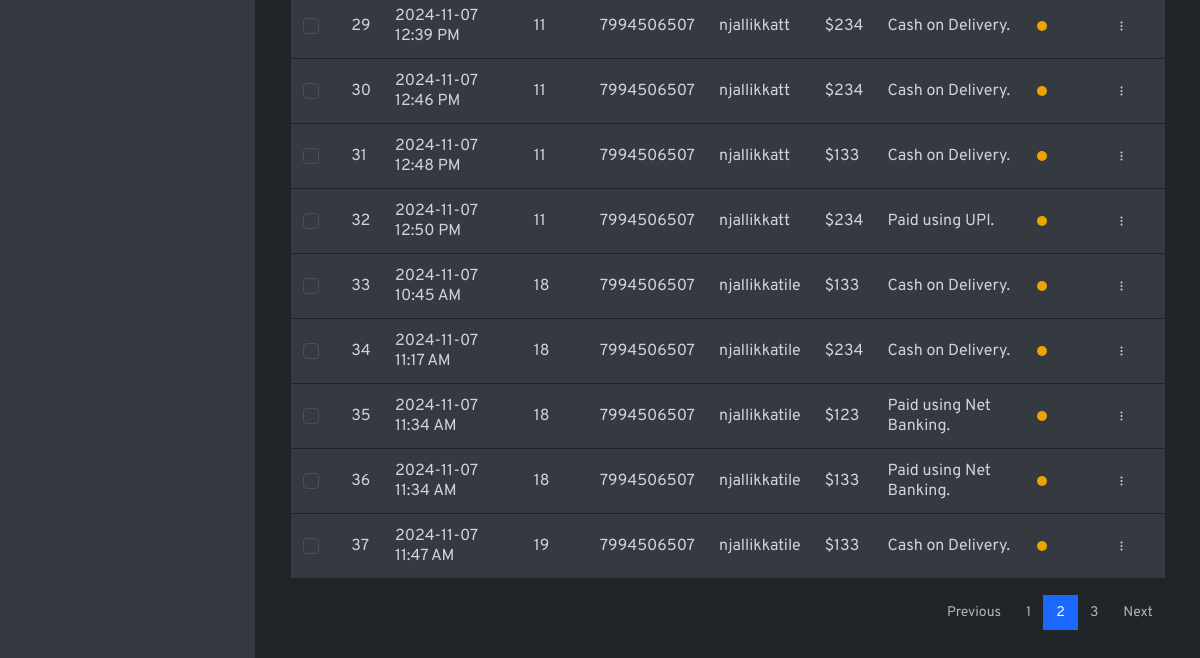
The page /admin/dark/page-orders.php (signed in, lower part) on the database as committed earlier.
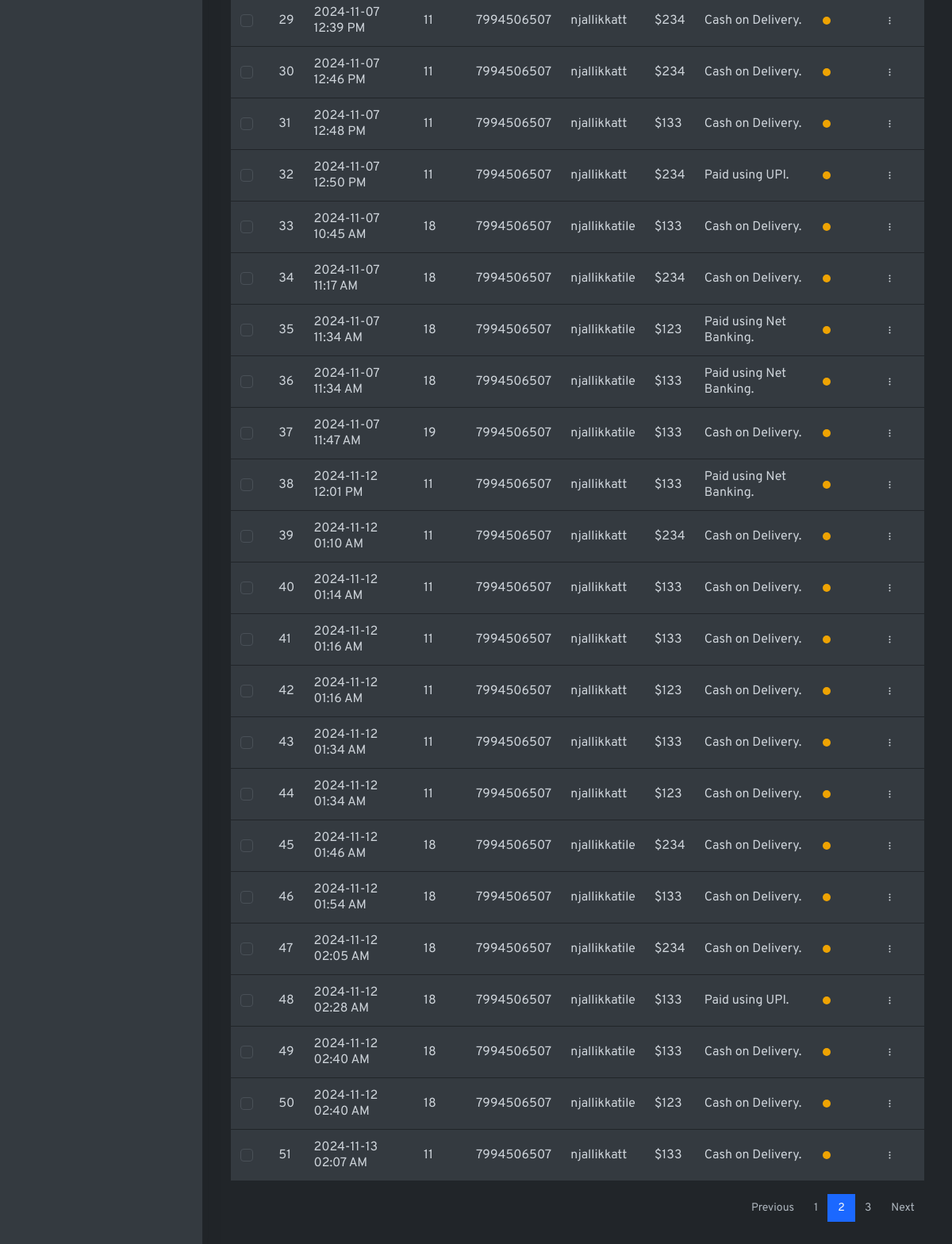
The same page on the database as committed later.
### tables this page shows
CREATE TABLE `delivery_table` (
  `did` int(100) NOT NULL,
  `product_id` int(100) NOT NULL,
  `user_id` varchar(100) NOT NULL,
  `product_quantity` varchar(100) NOT NULL,
  `price` varchar(100) NOT NULL,
  `address` varchar(100) NOT NULL,
  `phone_no` varchar(10) NOT NULL,
  `deliveryperson_id` varchar(100) NOT NULL,
  `delivery_date_time` datetime NOT NULL DEFAULT current_timestamp(),
  `status` varchar(100) NOT NULL,
  `payment_details` varchar(100) NOT NULL,
  `payment_status` varchar(100) NOT NULL,
  `delivery_dispacted_time` datetime DEFAULT NULL,
  `delivery_delivered_time` datetime DEFAULT NULL
);

### admin/dark/page-orders.php (the view, shortened to what this page needs)
<!doctype html>
<html lang="en">
<head>
  <link rel="stylesheet" href="css/simplebar.css">
  <link rel="stylesheet" href="css/feather.css">
  <link rel="stylesheet" href="css/daterangepicker.css">
  <link rel="stylesheet" href="css/app-light.css" id="lightTheme" disabled>
  <link rel="stylesheet" href="css/app-dark.css" id="darkTheme">
</head>
<body class="vertical  dark  ">
  <div class="wrapper">
    <aside class="sidebar-left border-right bg-white shadow" id="leftSidebar" data-simplebar>
    </aside>
      <main role="main" class="main-content">
        <div class="container-fluid">
          <div class="row justify-content-center">
            <div class="col-12">
              <?php
              include $_SERVER['DOCUMENT_ROOT'] . '/SweetStream/php/db_connection.php';
              try {
                  $pdo = new PDO("mysql:host=$host;dbname=$dbname", $user, $password);
                  $pdo->setAttribute(PDO::ATTR_ERRMODE, PDO::ERRMODE_EXCEPTION);
                  $stmt = $pdo->query("SELECT * FROM delivery_table");
                  $orders = $stmt->fetchAll(PDO::FETCH_ASSOC);
              } catch (PDOException $e) {
                  echo json_encode(['success' => false, 'message' => 'Could not connect to the database: ' . $e->getMessage()]);
                  exit;
              }
              ?>
              <table class="table border table-hover bg-white">
                  <tbody>
                      <?php foreach ($orders as $order): ?>
                      <tr>
                          <td class="align-center">
                              <div class="custom-control custom-checkbox">
                              </div>
                          </td>
                          <td><?php echo htmlspecialchars($order['did']); ?></td>
                          <td>
                              <?php
                              $dateTime = new DateTime($order['delivery_date_time']);
                              echo $dateTime->format('Y-m-d h:i A');
                              ?>
                          </td>
                          <td><?php echo htmlspecialchars($order['user_id']); ?></td>
                          <td><?php echo htmlspecialchars($order['phone_no']); ?></td>
                          <td><?php echo htmlspecialchars($order['address']); ?></td>
                          <td><?php echo htmlspecialchars('$' . $order['price']); ?></td>
                          <td><?php echo htmlspecialchars($order['payment_details']); ?></td>
                          <td><span class="dot dot-lg <?php echo $order['status'] === 'completed' ? 'bg-success' : 'bg-warning'; ?> mr-2"></span></td>
                          <td>
                              <div class="dropdown">
                                  <button class="btn btn-sm dropdown-toggle more-vertical" type="button" data-toggle="dropdown" aria-haspopup="true" aria-expanded="false">
                                  </button>
                              </div>
                          </td>
                      </tr>
                      <?php endforeach; ?>
                  </tbody>
              </table>
              <nav aria-label="Table Paging" class="my-3">
                <ul class="pagination justify-content-end mb-0">
                  <li class="page-item"><a class="page-link" href="#">Previous</a></li>
                  <li class="page-item"><a class="page-link" href="#">1</a></li>
                  <li class="page-item active"><a class="page-link" href="#">2</a></li>
                  <li class="page-item"><a class="page-link" href="#">3</a></li>
                  <li class="page-item"><a class="page-link" href="#">Next</a></li>
                </ul>
              </nav>
            </div>
          </div>
        </div>
      </main>
    </div>
  </body>
</html>

### admin/dark/css/simplebar.css (style rules this page uses)
[data-simplebar] { position: relative; flex-direction: column; flex-wrap: wrap; justify-content: flex-start; align-content: flex-start; align-items: flex-start; }

Rows that differ between the two databases and show on the page:
added delivery_table: did "38", delivery_date_time "2024-11-12 12:01 PM", user "11", phone_no "7994506507", address "njallikkatt", price "$133", payment_details "Paid using Net Banking."
added delivery_table: did "39", delivery_date_time "2024-11-12 01:10 AM", user "11", phone_no "7994506507", address "njallikkatt", price "$234", payment_details "Cash on Delivery."
added delivery_table: did "40", delivery_date_time "2024-11-12 01:14 AM", user "11", phone_no "7994506507", address "njallikkatt", price "$133", payment_details "Cash on Delivery."
added delivery_table: did "41", delivery_date_time "2024-11-12 01:16 AM", user "11", phone_no "7994506507", address "njallikkatt", price "$133", payment_details "Cash on Delivery."
added delivery_table: did "42", delivery_date_time "2024-11-12 01:16 AM", user "11", phone_no "7994506507", address "njallikkatt", price "$123", payment_details "Cash on Delivery."
added delivery_table: did "43", delivery_date_time "2024-11-12 01:34 AM", user "11", phone_no "7994506507", address "njallikkatt", price "$133", payment_details "Cash on Delivery."
added delivery_table: did "44", delivery_date_time "2024-11-12 01:34 AM", user "11", phone_no "7994506507", address "njallikkatt", price "$123", payment_details "Cash on Delivery."
added delivery_table: did "45", delivery_date_time "2024-11-12 01:46 AM", user "18", phone_no "7994506507", address "njallikkatile", price "$234", payment_details "Cash on Delivery."
added delivery_table: did "46", delivery_date_time "2024-11-12 01:54 AM", user "18", phone_no "7994506507", address "njallikkatile", price "$133", payment_details "Cash on Delivery."
added delivery_table: did "47", delivery_date_time "2024-11-12 02:05 AM", user "18", phone_no "7994506507", address "njallikkatile", price "$234", payment_details "Cash on Delivery."
added delivery_table: did "48", delivery_date_time "2024-11-12 02:28 AM", user "18", phone_no "7994506507", address "njallikkatile", price "$133", payment_details "Paid using UPI."
added delivery_table: did "49", delivery_date_time "2024-11-12 02:40 AM", user "18", phone_no "7994506507", address "njallikkatile", price "$133", payment_details "Cash on Delivery."
added delivery_table: did "50", delivery_date_time "2024-11-12 02:40 AM", user "18", phone_no "7994506507", address "njallikkatile", price "$123", payment_details "Cash on Delivery."
added delivery_table: did "51", delivery_date_time "2024-11-13 02:07 AM", user "11", phone_no "7994506507", address "njallikkatt", price "$133", payment_details "Cash on Delivery."
